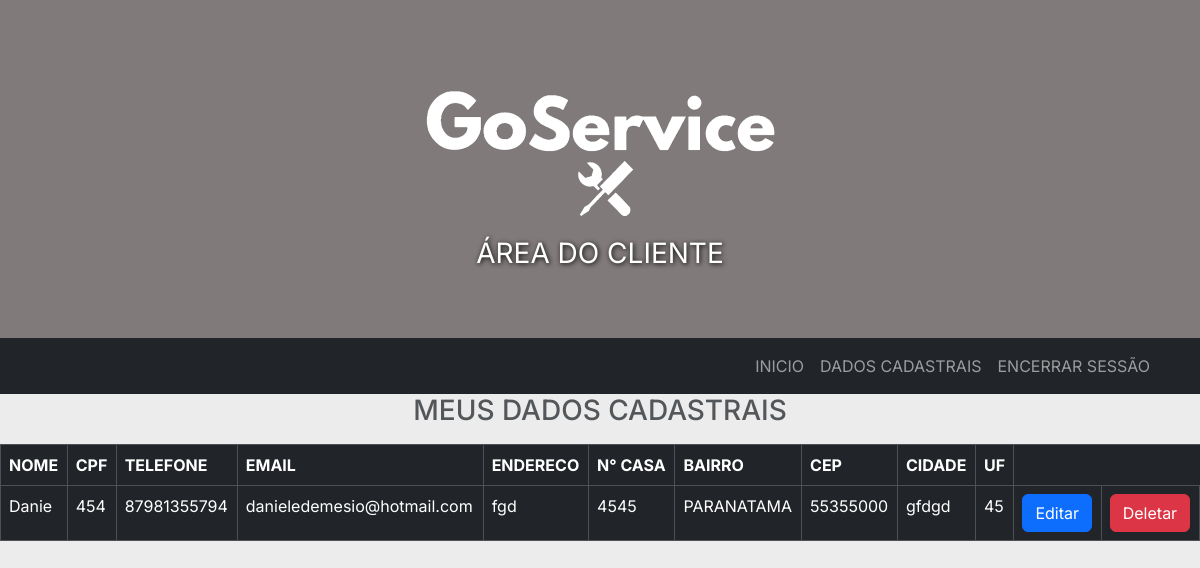
The app's page /visual_cliente (signed in) with its own data.
### tables this page shows
CREATE TABLE "clientes"(
        "ID_clientes" INTEGER PRIMARY KEY AUTOINCREMENT,
        "nome"      TEXT,
        "email"     TEXT,
        "cpf"       TEXT,
        "telefone"  TEXT,
        "rua"       TEXT,
        "numero"    TEXT,
        "bairro"    TEXT,
        "cidade"    TEXT,
        "estado"    TEXT,
        "cep"       TEXT
        );

### cliente.py (the view)
@bp_clientes.route('/visual_cliente')
def visual_cliente():
    from login import get_id_cliente
    con=sql.connect('goservice.db')
    cur=con.cursor()
    con.row_factory=sql.Row
    id_cliente = get_id_cliente()
    consulta = '''  SELECT cli.ID_clientes, cli.nome, cli.cpf, cli.telefone, cli.email, cli.rua, cli.numero, cli.bairro, cli.cep, cli.cidade, cli.estado
                    FROM clientes AS cli
                    WHERE cli.ID_clientes=?'''
    cur.execute(consulta, (id_cliente,))
    cliente = cur.fetchone()
    con.close()
    return render_template('/clientes/visual_cliente.html', datas=cliente)

### login.py (called while the page is built)
@login_manager.user_loader
def load_user(user_id):
    con = sql.connect('goservice.db')
    cur = con.cursor()
    cur.execute("SELECT * FROM loginProf WHERE username=?", (user_id,))
    user_prof = cur.fetchone()
    if user_prof:
        return User_profiss(user_prof[1])
    cur.execute("SELECT * FROM loginCli WHERE username=?", (user_id,))
    user_cli = cur.fetchone()
    if user_cli:
        return UserCliente(user_cli[1])
    return None

def get_id_cliente():
    con = sql.connect('goservice.db')
    cur = con.cursor()
    cur.execute("SELECT * FROM loginCli WHERE username=?", (current_user.id,))
    id_cli = cur.fetchone()
    return id_cli[0]

### templates/clientes/visual_cliente.html (shortened to what this page needs)
{% extends 'clientes/base/base_servicos.html' %}
{% block customCSS %}
    <link rel="stylesheet" href="{{ url_for('static', filename='css/estilosCli/estilo_servicos.css')}}" >
{% endblock %}
{% block body %}
<h3 class="text-center text-muted mb-3">MEUS DADOS CADASTRAIS</h3>
<table class="table table-bordered table-dark bg-dark tabela" >
    <thead>
      <tr>
        <th scope="col">NOME</th>
        <th scope="col">CPF</th>
        <th scope="col">TELEFONE</th>
        <th scope="col">EMAIL</th>
        <th scope="col">ENDERECO</th>
        <th scope="col">N° CASA</th>
        <th scope="col">BAIRRO</th>
        <th scope="col">CEP</th>
        <th scope="col">CIDADE</th>
        <th scope="col">UF</th>
      </tr>
    </thead>
    <tbody>
      <tr>
        <td>{{ datas[1] }}</td>
        <td>{{ datas[2] }}</td>
        <td>{{ datas[3] }}</td>
        <td>{{ datas[4] }}</td>
        <td>{{ datas[5] }}</td>
        <td>{{ datas[6] }}</td>
        <td>{{ datas[7] }}</td>
        <td>{{ datas[8] }}</td>
        <td>{{ datas[9] }}</td>
        <td>{{ datas[10] }}</td>
        <td><a href="{{url_for('clientes.edit_user', idCli=datas[0])}}" class="btn btn-primary">Editar</a></td>
        <td><a href="{{url_for('clientes.delete_user', idCli=datas[0])}}" class="btn btn-danger" onclick="return confirm('Tem certeza que deseja apagar?')">Deletar</a></td>
      </tr>
    </tbody>
  </table>
{% endblock %}

### static/css/estilosCli/estilo_servicos.css (style rules this page uses)
:root { --cor-preta: #000; --cor-branca: #FFF; --cor-cinza: #ECECEC; --cor-cinza-escuro: #CBC8C8; --azul-forte: #2f44a9; --cinza-forte: #626262; --fonte-inter: 'Inter', sans-serif; }
* { margin: 0; padding: 0; box-sizing: border-box; }
body { font-family: 'Inter', sans-serif; background-color: var(--cor-cinza); color: var(--cor-preta); }

### records on screen
clientes: nome "Danie", cpf "454", telefone "87981355794", email "danieledemesio@hotmail.com", rua "fgd", numero "4545", bairro "PARANATAMA", cep "55355000", cidade "gfdgd", estado "45"
